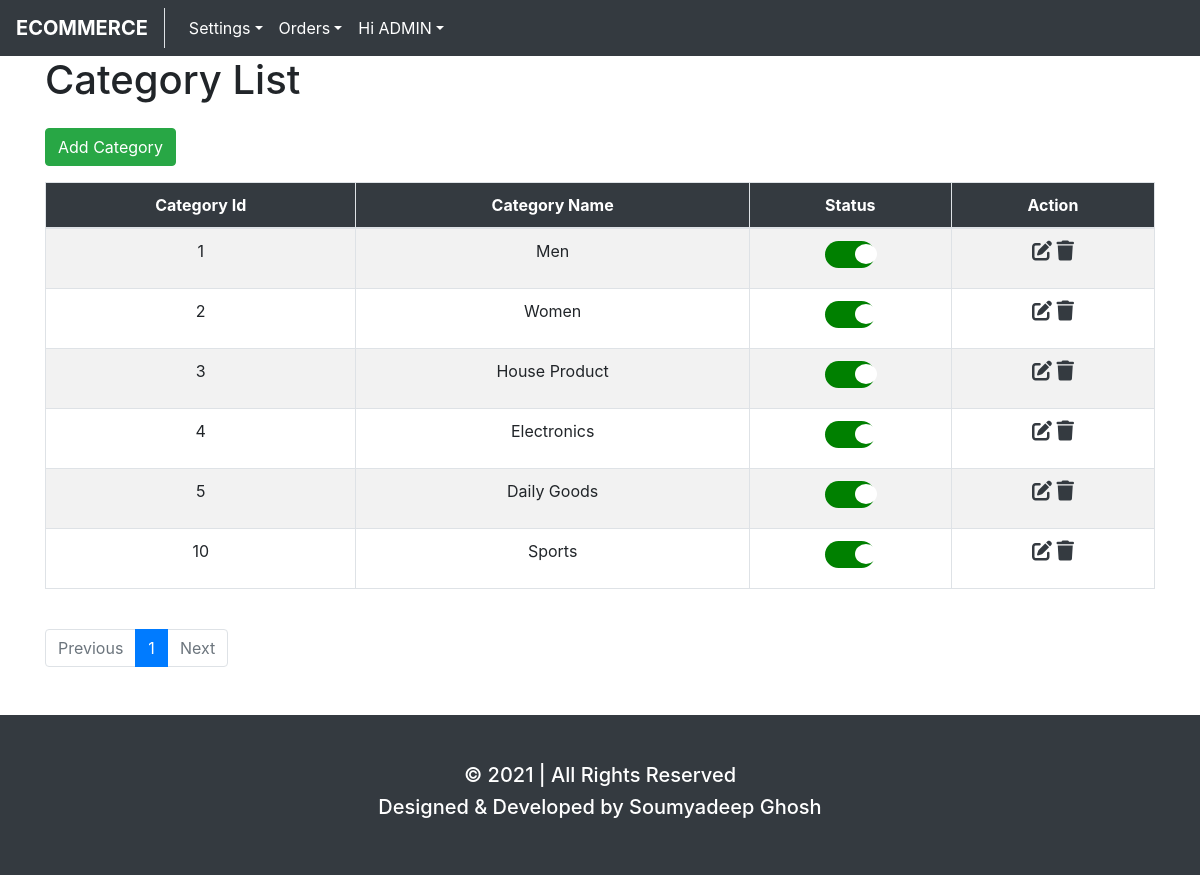
The page /categorylist.php (signed in) on the database its author committed.
### tables this page shows
CREATE TABLE `category` (
  `id` int(11) NOT NULL,
  `name` varchar(255) NOT NULL,
  `status` tinyint(1) NOT NULL DEFAULT 0 COMMENT '0=inactive 1=active'
);

### categorylist.php (the view, shortened to what this page needs)
<?php
    include "config.php";
    $page = isset($_GET['page']) ? mysqli_real_escape_string($link,$_GET['page']) : 1;
    $limit = 10;
    $offset = ($page - 1) * $limit;
    $fsql = "SELECT * FROM category LIMIT $limit OFFSET $offset";
    $fquery = mysqli_query($link,$fsql);
?>
<head>
    <?php include 'layouts/head.php' ?>
</head>
<body>
    <?php include 'layouts/header.php' ?>
    <div class="container">
        <?php if($_SESSION['type'] == 1){ ?>
            <h1>Category List</h1>
            <button type="button" class="btn btn-success mt-3 mb-3" data-toggle="modal" data-target="#myModal">Add Category</button>
            <table class="table table-bordered table-striped table-hover">
            <thead class="bg-dark text-center text-white">
                <tr>
                    <th class="align-middle">Category Id</th>
                    <th class="align-middle">Category Name</th>
                    <th class="align-middle">Status</th>
                    <th class="align-middle">Action</th>
                </tr>
            </thead>
            <tbody class="text-center">
                <?php if(mysqli_num_rows($fquery) == 0){ ?>
                    <tr><td colspan="4" class="text-center">No record found</td></tr>
                <?php }else{ ?>
                <?php
                    $psql = "SELECT * FROM category";
                    $pquery = mysqli_query($link,$psql);
                    $total_record = mysqli_num_rows($pquery);
                    $total_page = ceil($total_record / $limit);
                    while($category = mysqli_fetch_assoc($fquery)){
                ?>
                <tr>
                    <td><?= $category['id'] ?></td>
                    <td><?= $category['name'] ?></td>
                    <td>
                        <label class="switch">
                            <span class="slider round"></span>
                        </label>
                    </td>
                    <td>
                        <a href="update.php?id=<?= $category['id'] ?>" class="text-dark"><i class='fas fa-edit'></i></a>
                        <a href="delete.php?id=<?= $category['id'] ?>" class="text-dark"><i class='fas fa-trash'></i></a>
                    </td>
                </tr>
                <?php }} ?>
            </tbody>
            </table>
            <br>
            <ul class="pagination">
                <li class="page-item <?= ($page > 1) ? '' : 'disabled' ?>"><a class="page-link" href="categorylist.php?page=<?= $page-1 ?>">Previous</a></li>
            <?php for($i=1;$i<=$total_page;$i++){ ?>
                <li class="page-item <?= ($page == $i) ? 'active' : '' ?>"><a class="page-link" href="categorylist.php?page=<?= $i ?>"><?php echo $i ?></a></li>
            <?php } ?>
                <li class="page-item <?= ($total_page > $page) ? '' : 'disabled' ?>"><a class="page-link" href="categorylist.php?page=<?= $page+1 ?>">Next</a></li>
            </ul>
        <?php }else{ echo '<script>window.location.href="index.php"</script>'; } ?>
    </div>
    <?php include 'layouts/footer.php' ?>
</body>

### assets/css/site.css (style rules this page uses)
.fas { font-size: 20px; }
.switch { position: relative; display: inline-block; width: 50px; height: 27px; }
.slider { position: absolute; cursor: pointer; top: 0; left: 0; right: 0; bottom: 0; background-color: red; -webkit-transition: .4s; transition: .4s; }
.slider:before { position: absolute; content: ""; height: 20px; width:22px; left: 4px; bottom: 4px; background-color: white; -webkit-transition: .4s; transition: .4s; }
input:checked + .slider { background-color: green; }
input:checked + .slider:before { -webkit-transform: translateX(26px); -ms-transform: translateX(26px); transform: translateX(26px); }
.slider.round { border-radius: 34px; }
.slider.round:before { border-radius: 50%; }

### rows shown on the page
category: id "1", name "Men"
category: id "2", name "Women"
category: id "3", name "House Product"
category: id "4", name "Electronics"
category: id "5", name "Daily Goods"
category: id "10", name "Sports"

### other values the page prints
explode(' ',$_SESSION['name'])[0] "ADMIN"
